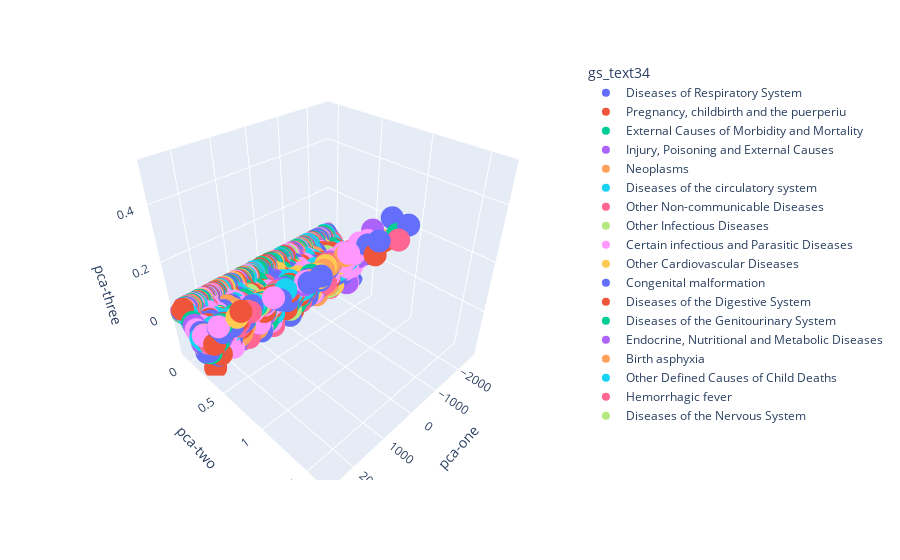

Notebook cell for this chart:
### Code cell
pca_3d = px.scatter_3d(data_pca, x='pca-one', y='pca-two', z='pca-three', color='gs_text34')
pca_3d.show()

### Figure 1 — Plotly figure (JSON) as saved in the notebook; plotly's stock layout.template omitted (floating-point values rounded to 4 significant figures; data arrays with more than 128 entries replaced by an {"elided": "..."} marker saying what was removed)
{"data": [{"hovertemplate": "gs_text34=Diseases of Respiratory System<br>pca-one=%{x}<br>pca-two=%{y}<br>pca-three=%{z}<extra></extra>", "legendgroup": "Diseases of Respiratory System", "marker": {"color": "#636efa", "symbol": "circle"}, "mode": "markers", "name": "Diseases of Respiratory System", "scene": "scene", "showlegend": true, "type": "scatter3d", "x": {"elided": "621 float values"}, "y": {"elided": "621 float values"}, "z": {"elided": "621 float values"}}, {"hovertemplate": "gs_text34=Pregnancy, childbirth and the puerperiu<br>pca-one=%{x}<br>pca-two=%{y}<br>pca-three=%{z}<extra></extra>", "legendgroup": "Pregnancy, childbirth and the puerperiu", "marker": {"color": "#EF553B", "symbol": "circle"}, "mode": "markers", "name": "Pregnancy, childbirth and the puerperiu", "scene": "scene", "showlegend": true, "type": "scatter3d", "x": {"elided": "770 float values"}, "y": {"elided": "770 float values"}, "z": {"elided": "770 float values"}}, {"hovertemplate": "gs_text34=External Causes of Morbidity and Mortality<br>pca-one=%{x}<br>pca-two=%{y}<br>pca-three=%{z}<extra></extra>", "legendgroup": "External Causes of Morbidity and Mortality", "marker": {"color": "#00cc96", "symbol": "circle"}, "mode": "markers", "name": "External Causes of Morbidity and Mortality", "scene": "scene", "showlegend": true, "type": "scatter3d", "x": {"elided": "681 float values"}, "y": {"elided": "681 float values"}, "z": {"elided": "681 float values"}}, {"hovertemplate": "gs_text34=Injury, Poisoning and External Causes<br>pca-one=%{x}<br>pca-two=%{y}<br>pca-three=%{z}<extra></extra>", "legendgroup": "Injury, Poisoning and External Causes", "marker": {"color": "#ab63fa", "symbol": "circle"}, "mode": "markers", "name": "Injury, Poisoning and External Causes", "scene": "scene", "showlegend": true, "type": "scatter3d", "x": [-2600.0, -2579.0, -2535.0, -2521.0, -2516.0, -2471.0, -2448.0, -2434.0, -2219.0, -2118.0, -2033.0, -1946.0, -1912.0, -1895.0, -1805.0, -1804.0, -1716.0, -1713.0, -1706.0, -1626.0, -1463.0, -1376.0, -1242.0, -1104.0, -1090.0, -1073.0, -1065.0, -1058.0, -1056.0, -890.0, -798.0, -769.0, -730.0, -701.0, -580.0, -572.0, -557.0, -501.0, -491.0, -490.0, -468.0, -340.0, -292.0, -281.0, -189.0, -113.0, -110.0, -56.0, -30.0, -14.0, -9.736e-08, 38.0, 51.0, 72.0, 96.0, 113.0, 233.0, 274.0, 277.0, 313.0, 338.0, 354.0, 386.0, 391.0, 454.0, 459.0, 518.0, 562.0, 569.0, 705.0, 737.0, 784.0, 795.0, 799.0, 880.0, 894.0, 907.0, 939.0, 1128.0, 1151.0, 1155.0, 1262.0, 1263.0, 1264.0, 1321.0, 1350.0, 1382.0, 1404.0, 1411.0, 1501.0, 1575.0, 1652.0, 1675.0, 1729.0, 1747.0, 1799.0, 1810.0, 1896.0, 1927.0, 1947.0, 1995.0, 2021.0, 2055.0, 2089.0, 2126.0, 2128.0, 2131.0, 2181.0, 2223.0, 2359.0, 2384.0, 2482.0, 2533.0, 2541.0, 2563.0, 2570.0, 2590.0], "y": [-0.05564, 0.1862, -0.06353, -0.06111, -0.05713, -0.05983, -0.05386, -0.06043, -0.05625, -0.05909, -0.06247, -0.05738, -0.06344, 0.03224, -0.001509, -0.05352, -0.05807, 0.1556, -0.05741, -0.05642, -0.05797, -0.05707, 0.4525, -0.06246, -0.05837, -0.05877, -0.05865, 0.2097, -0.06323, -0.06639, -0.06202, -0.06295, -0.06308, -0.06177, -0.05795, 0.2247, -0.0618, -0.0601, -0.06209, -0.06788, -0.06338, -0.065, -0.05587, -0.06233, -0.06448, -0.06615, -0.06055, -0.06349, 0.05947, 0.2496, -0.06657, -0.05956, -0.06564, -0.06486, -0.06427, -0.06382, -0.06548, -0.06034, -0.06364, -0.05836, -0.06127, -0.0607, -0.06577, -0.06075, -0.06475, -0.06444, -0.06522, 0.1875, -0.06236, -0.06441, -0.06739, 0.2725, -0.06208, -0.0646, -0.06785, 0.2836, -0.06148, 0.1892, -0.06657, -0.06918, -0.06756, -0.06494, -0.0661, 0.2013, -0.07009, -0.06987, -0.05938, -0.06275, 0.1275, -0.06371, -0.06184, -0.06659, -0.0659, -0.04813, -0.06423, -0.06996, -0.06737, -0.06788, -0.06682, -0.06713, -0.06871, -0.0664, -0.06595, -0.06578, -0.06655, -0.0645, 0.1264, -0.07041, -0.0656, -0.0653, 0.1742, -0.0696, -0.06577, -0.06572, 0.07461, -0.06673, -0.06527], "z": [0.004091, -0.05297, 0.008553, 0.005761, 0.007159, 0.008062, 0.006661, 0.01074, 0.007235, 0.007565, 0.005083, 0.004631, 0.005655, -0.0104, -0.008951, 0.005635, 0.004441, -0.04301, 0.004909, 0.003003, 0.009184, 0.007233, 0.06214, 0.002697, 0.008129, 0.01292, 0.004857, -0.06926, 0.006136, 0.004763, 0.01323, 0.002782, 0.007224, 0.007991, 0.003935, -0.07067, 0.005198, 0.004389, 0.003471, 0.006792, 0.002859, 0.008037, 0.009392, 0.01095, 0.006358, 0.007891, 0.008419, 0.00585, -0.02031, -0.0767, 0.009321, 0.00669, 0.01117, 0.006425, 0.008596, 0.007736, 0.01122, 0.008478, 0.01019, 0.007567, 0.01061, 0.005221, 0.008306, 0.00523, 0.006038, 0.003361, 0.005882, -0.06933, 0.003296, 0.008223, 0.004426, -0.05991, 0.005877, 0.007445, 0.005226, -0.06773, 0.01141, -0.05779, 0.005707, 0.009782, 0.008848, -0.0002047, 0.007308, -0.05499, 0.006377, 0.008045, 0.004582, 0.01158, -0.05025, 0.007225, 0.00619, 0.008686, 0.008591, -9.281e-05, 0.008026, 0.01037, 0.006871, 0.01004, 0.004083, 0.011, 0.005097, 0.004085, 0.005148, 0.002063, 0.01164, 0.002852, -0.03831, 0.01096, 0.005324, 0.008136, -0.0506, 0.000422, 0.007035, 0.008487, -0.02471, 0.003417, 0.0132]}, {"hovertemplate": "gs_text34=Neoplasms<br>pca-one=%{x}<br>pca-two=%{y}<br>pca-three=%{z}<extra></extra>", "legendgroup": "Neoplasms", "marker": {"color": "#FFA15A", "symbol": "circle"}, "mode": "markers", "name": "Neoplasms", "scene": "scene", "showlegend": true, "type": "scatter3d", "x": {"elided": "249 float values"}, "y": {"elided": "249 float values"}, "z": {"elided": "249 float values"}}, {"hovertemplate": "gs_text34=Diseases of the circulatory system<br>pca-one=%{x}<br>pca-two=%{y}<br>pca-three=%{z}<extra></extra>", "legendgroup": "Diseases of the circulatory system", "marker": {"color": "#19d3f3", "symbol": "circle"}, "mode": "markers", "name": "Diseases of the circulatory system", "scene": "scene", "showlegend": true, "type": "scatter3d", "x": {"elided": "504 float values"}, "y": {"elided": "504 float values"}, "z": {"elided": "504 float values"}}, {"hovertemplate": "gs_text34=Other Non-communicable Diseases<br>pca-one=%{x}<br>pca-two=%{y}<br>pca-three=%{z}<extra></extra>", "legendgroup": "Other Non-communicable Diseases", "marker": {"color": "#FF6692", "symbol": "circle"}, "mode": "markers", "name": "Other Non-communicable Diseases", "scene": "scene", "showlegend": true, "type": "scatter3d", "x": {"elided": "253 float values"}, "y": {"elided": "253 float values"}, "z": {"elided": "253 float values"}}, {"hovertemplate": "gs_text34=Other Infectious Diseases<br>pca-one=%{x}<br>pca-two=%{y}<br>pca-three=%{z}<extra></extra>", "legendgroup": "Other Infectious Diseases", "marker": {"color": "#B6E880", "symbol": "circle"}, "mode": "markers", "name": "Other Infectious Diseases", "scene": "scene", "showlegend": true, "type": "scatter3d", "x": {"elided": "168 float values"}, "y": {"elided": "168 float values"}, "z": {"elided": "168 float values"}}, {"hovertemplate": "gs_text34=Certain infectious and Parasitic Diseases<br>pca-one=%{x}<br>pca-two=%{y}<br>pca-three=%{z}<extra></extra>", "legendgroup": "Certain infectious and Parasitic Diseases", "marker": {"color": "#FF97FF", "symbol": "circle"}, "mode": "markers", "name": "Certain infectious and Parasitic Diseases", "scene": "scene", "showlegend": true, "type": "scatter3d", "x": {"elided": "716 float values"}, "y": {"elided": "716 float values"}, "z": {"elided": "716 float values"}}, {"hovertemplate": "gs_text34=Other Cardiovascular Diseases<br>pca-one=%{x}<br>pca-two=%{y}<br>pca-three=%{z}<extra></extra>", "legendgroup": "Other Cardiovascular Diseases", "marker": {"color": "#FECB52", "symbol": "circle"}, "mode": "markers", "name": "Other Cardiovascular Diseases", "scene": "scene", "showlegend": true, "type": "scatter3d", "x": {"elided": "213 float values"}, "y": {"elided": "213 float values"}, "z": {"elided": "213 float values"}}, {"hovertemplate": "gs_text34=Congenital malformation<br>pca-one=%{x}<br>pca-two=%{y}<br>pca-three=%{z}<extra></extra>", "legendgroup": "Congenital malformation", "marker": {"color": "#636efa", "symbol": "circle"}, "mode": "markers", "name": "Congenital malformation", "scene": "scene", "showlegend": true, "type": "scatter3d", "x": [-2582.0, -2539.0, -2486.0, -2427.0, -2405.0, -2404.0, -2384.0, -2093.0, -2074.0, -2073.0, -1945.0, -1775.0, -1722.0, -1711.0, -1624.0, -1534.0, -1418.0, -1304.0, -1249.0, -1186.0, -1045.0, -1027.0, -982.0, -947.0, -933.0, -871.0, -831.0, -719.0, -715.0, -459.0, -399.0, -375.0, -364.0, -363.0, -331.0, -291.0, -155.0, 16.0, 275.0, 283.0, 285.0, 360.0, 398.0, 472.0, 492.0, 589.0, 591.0, 619.0, 642.0, 671.0, 706.0, 707.0, 711.0, 857.0, 861.0, 869.0, 930.0, 933.0, 937.0, 943.0, 966.0, 979.0, 1001.0, 1054.0, 1074.0, 1083.0, 1124.0, 1134.0, 1172.0, 1185.0, 1195.0, 1279.0, 1285.0, 1366.0, 1386.0, 1425.0, 1539.0, 1584.0, 1650.0, 1661.0, 1795.0, 1881.0, 1934.0, 2064.0, 2096.0, 2176.0, 2245.0, 2259.0, 2322.0, 2325.0, 2475.0, 2491.0], "y": [-0.05874, -0.0583, -0.05893, 0.2382, 0.2479, 0.4644, -0.06328, 0.1369, -0.05529, -0.06315, 0.02578, -0.05676, 0.03442, -0.05736, -0.05644, -0.05894, -0.05305, -0.05948, -0.06309, -0.05969, 0.2361, 0.4648, -0.05829, -0.05904, -0.05717, 0.02987, -0.06291, 0.2642, -0.05986, -0.05829, -0.06049, -0.06424, -0.05973, -0.06174, -0.06124, -0.06202, -0.06153, -0.06669, -0.06425, -0.06586, -0.06218, -0.06047, 0.2088, -0.06152, -0.06806, 0.1675, 0.1148, -0.06556, 0.2427, -0.05897, -0.06597, -0.06618, -0.06407, 0.2236, -0.06053, -0.05804, -0.06518, -0.05912, -0.06585, -0.06477, 0.1628, -0.06591, 0.1505, -0.0644, -0.06881, -0.06273, -0.06277, -0.06683, 0.05224, 0.1948, -0.06143, -0.06748, -0.05994, -0.064, -0.06635, -0.06382, 0.1268, 0.1572, -0.06484, 0.2177, 0.2109, -0.06587, -0.06355, -0.06707, -0.06565, -0.06526, -0.06407, -0.06448, 0.2592, -0.0679, -0.06879, -0.064], "z": [0.002766, 0.004163, 0.0122, -0.08282, -0.08796, 0.03133, 0.00547, -0.04745, 0.01426, 0.003662, -0.0152, 0.00507, -0.01374, 0.008516, 0.01204, 0.003441, 0.004409, 0.004529, 0.007258, 0.01076, -0.1176, 0.06295, 0.006967, 0.009791, 0.0106, -0.01181, 0.006414, -0.1025, 0.004823, 0.009279, 0.004704, 0.005799, 0.006716, 0.01224, 0.008251, 0.008037, 0.01033, 0.01034, 0.00171, 0.006629, 0.008624, 0.003609, -0.06723, 0.001858, 0.004965, -0.04733, -0.03502, 0.004951, -0.1162, 0.004785, 0.007887, 0.005954, 0.001937, -0.05162, 0.009219, 0.007914, 0.003279, 0.01012, 0.003564, 0.006424, -0.0469, 0.008216, -0.04552, 0.007425, 0.007129, 0.004112, 0.01352, 0.005383, -0.01746, -0.05367, 0.004397, 0.007062, 0.0051, 0.008403, 0.0007962, 0.00306, -0.04537, -0.04948, 0.005499, -0.1243, -0.07249, 0.004582, 0.006555, 0.01047, 0.007685, 0.008878, 0.01023, 0.00641, -0.1328, 0.01, 0.006045, 0.003064]}, {"hovertemplate": "gs_text34=Diseases of the Digestive System<br>pca-one=%{x}<br>pca-two=%{y}<br>pca-three=%{z}<extra></extra>", "legendgroup": "Diseases of the Digestive System", "marker": {"color": "#EF553B", "symbol": "circle"}, "mode": "markers", "name": "Diseases of the Digestive System", "scene": "scene", "showlegend": true, "type": "scatter3d", "x": {"elided": "164 float values"}, "y": {"elided": "164 float values"}, "z": {"elided": "164 float values"}}, {"hovertemplate": "gs_text34=Diseases of the Genitourinary System<br>pca-one=%{x}<br>pca-two=%{y}<br>pca-three=%{z}<extra></extra>", "legendgroup": "Diseases of the Genitourinary System", "marker": {"color": "#00cc96", "symbol": "circle"}, "mode": "markers", "name": "Diseases of the Genitourinary System", "scene": "scene", "showlegend": true, "type": "scatter3d", "x": {"elided": "191 float values"}, "y": {"elided": "191 float values"}, "z": {"elided": "191 float values"}}, {"hovertemplate": "gs_text34=Endocrine, Nutritional and Metabolic Diseases<br>pca-one=%{x}<br>pca-two=%{y}<br>pca-three=%{z}<extra></extra>", "legendgroup": "Endocrine, Nutritional and Metabolic Diseases", "marker": {"color": "#ab63fa", "symbol": "circle"}, "mode": "markers", "name": "Endocrine, Nutritional and Metabolic Diseases", "scene": "scene", "showlegend": true, "type": "scatter3d", "x": {"elided": "174 float values"}, "y": {"elided": "174 float values"}, "z": {"elided": "174 float values"}}, {"hovertemplate": "gs_text34=Birth asphyxia<br>pca-one=%{x}<br>pca-two=%{y}<br>pca-three=%{z}<extra></extra>", "legendgroup": "Birth asphyxia", "marker": {"color": "#FFA15A", "symbol": "circle"}, "mode": "markers", "name": "Birth asphyxia", "scene": "scene", "showlegend": true, "type": "scatter3d", "x": {"elided": "171 float values"}, "y": {"elided": "171 float values"}, "z": {"elided": "171 float values"}}, {"hovertemplate": "gs_text34=Other Defined Causes of Child Deaths<br>pca-one=%{x}<br>pca-two=%{y}<br>pca-three=%{z}<extra></extra>", "legendgroup": "Other Defined Causes of Child Deaths", "marker": {"color": "#19d3f3", "symbol": "circle"}, "mode": "markers", "name": "Other Defined Causes of Child Deaths", "scene": "scene", "showlegend": true, "type": "scatter3d", "x": [-2528.0, -2511.0, -2504.0, -2446.0, -2342.0, -2199.0, -2061.0, -2048.0, -1889.0, -1685.0, -1571.0, -1541.0, -1382.0, -1261.0, -1240.0, -1197.0, -1195.0, -1179.0, -1102.0, -1099.0, -1087.0, -827.0, -802.0, -714.0, -688.0, -586.0, -543.0, -470.0, -456.0, -416.0, -272.0, -135.0, -123.0, -87.0, -75.0, -59.0, -19.0, 12.0, 23.0, 27.0, 45.0, 227.0, 254.0, 323.0, 355.0, 431.0, 541.0, 594.0, 651.0, 652.0, 673.0, 690.0, 697.0, 720.0, 826.0, 909.0, 926.0, 992.0, 1070.0, 1118.0, 1178.0, 1278.0, 1315.0, 1316.0, 1331.0, 1461.0, 1480.0, 1505.0, 1691.0, 1706.0, 1781.0, 1935.0, 1975.0, 2065.0, 2149.0, 2179.0, 2288.0, 2298.0, 2311.0, 2338.0, 2366.0, 2411.0, 2506.0], "y": [-0.06078, -0.05743, -0.06056, -0.0563, 0.1269, -0.05668, -0.06256, -0.05981, 0.1832, -0.05948, -0.05713, -0.05592, 0.1737, -0.05803, -0.06002, -0.06212, 0.2923, -0.06511, -0.06278, -0.0636, -0.06184, -0.06294, -0.05983, -0.06166, -0.06402, -0.06499, -0.06062, -0.06164, -0.06117, 0.1772, -0.06237, -0.05801, -0.06269, -0.06627, -0.06274, 0.0802, -0.06618, -0.05926, -0.06007, -0.05846, -0.06304, -0.06925, 0.7051, -0.06536, -0.06527, -0.06008, -0.06551, -0.06187, -0.06219, -0.06194, -0.06448, -0.06858, -0.06456, -0.06081, -0.06508, -0.06136, 0.4579, -0.06701, -0.06551, -0.06079, 0.1993, -0.06286, -0.06453, -0.06572, -0.0619, -0.06636, -0.06761, 0.1854, -0.06684, 0.4447, -0.06671, -0.06593, -0.06605, -0.02056, -0.06721, -0.0632, -0.06101, -0.06057, -0.06537, -0.07048, -0.06743, -0.06388, -0.06955], "z": [0.006668, 0.003553, 0.008032, 0.005914, -0.02965, 0.003958, 0.007651, 0.002211, -0.05715, 0.01187, 0.003465, 0.001751, -0.05021, 0.007222, 0.005464, 0.005006, -0.0415, 0.005288, 0.007493, 0.005823, 0.001632, 0.008184, 0.004387, 0.008137, 0.0039, 0.01311, 0.007306, 0.007997, 0.002277, -0.05985, 0.004288, 0.00364, 0.006488, 0.008113, 0.007371, -0.03326, 0.007969, 0.00123, 0.01009, 0.007636, 0.005361, 0.006661, 0.1452, 0.005267, 0.01389, 0.01085, 0.00529, 0.002914, 0.005882, 0.003091, 0.005562, 0.008675, 0.007511, 0.006211, 0.01002, 0.005943, 0.06337, 0.00511, 0.008155, 0.004304, -0.05245, 0.0005393, 0.01396, 0.008564, 0.006864, 0.008017, 0.003807, -0.06006, 0.004081, 0.06093, 0.00611, 0.006423, 0.01116, -0.005447, 0.007175, 0.006268, 0.008422, 0.00461, 0.009105, 0.01122, 0.00604, 0.003677, 0.006009]}, {"hovertemplate": "gs_text34=Hemorrhagic fever<br>pca-one=%{x}<br>pca-two=%{y}<br>pca-three=%{z}<extra></extra>", "legendgroup": "Hemorrhagic fever", "marker": {"color": "#FF6692", "symbol": "circle"}, "mode": "markers", "name": "Hemorrhagic fever", "scene": "scene", "showlegend": true, "type": "scatter3d", "x": [-2345.0, -1647.0, -1638.0, -1456.0, -754.0, -354.0, -264.0, 131.0, 451.0, 476.0, 546.0, 650.0, 788.0, 1247.0, 1721.0, 1918.0, 2170.0, 2267.0, 2276.0, 2337.0, 2458.0, 2501.0], "y": [0.2271, -0.05934, 0.07991, 0.1723, -0.06145, 0.1192, 0.674, -0.06633, 0.1639, -0.06157, 0.2617, 0.09061, -0.05619, 0.2097, -0.06826, 0.2159, -0.06395, -0.06626, -0.06794, -0.06438, -0.07223, 0.2558], "z": [-0.0796, 0.006266, -0.02956, -0.04964, 0.007851, -0.03825, 0.1541, 0.004802, -0.0558, 0.009413, -0.1473, -0.03359, 0.004106, -0.06341, 0.006333, -0.06781, 0.008618, 0.005469, 0.007134, 0.006072, 0.01276, -0.06399]}, {"hovertemplate": "gs_text34=Diseases of the Nervous System<br>pca-one=%{x}<br>pca-two=%{y}<br>pca-three=%{z}<extra></extra>", "legendgroup": "Diseases of the Nervous System", "marker": {"color": "#B6E880", "symbol": "circle"}, "mode": "markers", "name": "Diseases of the Nervous System", "scene": "scene", "showlegend": true, "type": "scatter3d", "x": [-2236.0, -2109.0, -1869.0, -1321.0, -1231.0, -868.0, -629.0, -427.0, 84.0, 148.0, 417.0, 533.0, 816.0, 1255.0, 1380.0, 1780.0, 1926.0, 2048.0, 2166.0, 2346.0], "y": [0.2107, 0.223, 0.2511, 0.1132, -0.06538, -0.06562, -0.05932, 0.2137, -0.06042, -0.06568, 0.04957, 0.2002, -0.0655, -0.0656, 0.4564, -0.0622, 0.1933, 0.2031, 0.216, 0.2109], "z": [-0.07562, -0.04708, -0.08069, -0.03937, 0.008853, 0.006116, 0.008645, -0.06808, 0.006701, 0.006313, -0.02484, -0.06747, 0.01089, 0.003908, 0.0571, 0.008282, -0.08629, -0.07016, -0.0712, -0.06116]}], "layout": {"legend": {"title": {"text": "gs_text34"}, "tracegroupgap": 0}, "margin": {"t": 60}, "scene": {"domain": {"x": [0, 1], "y": [0, 1]}, "xaxis": {"title": {"text": "pca-one"}}, "yaxis": {"title": {"text": "pca-two"}}, "zaxis": {"title": {"text": "pca-three"}}}}}
